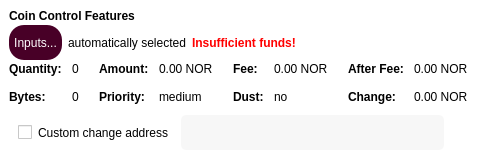
             <widget class="QFrame" name="frameCoinControl">
              <property name="sizePolicy">
               <sizepolicy hsizetype="Expanding" vsizetype="Expanding">
                <horstretch>0</horstretch>
                <verstretch>0</verstretch>
               </sizepolicy>
              </property>
              <property name="maximumSize">
               <size>
                <width>16777215</width>
                <height>16777215</height>
               </size>
              </property>
              <property name="styleSheet">
               <string notr="true">background-color: rgb(255, 255, 255);
border:0;
</string>
              </property>
              <property name="frameShape">
               <enum>QFrame::StyledPanel</enum>
              </property>
              <property name="frameShadow">
               <enum>QFrame::Sunken</enum>
              </property>
              <layout class="QVBoxLayout" name="verticalLayoutCoinControl2">
               <property name="spacing">
                <number>0</number>
               </property>
               <property name="leftMargin">
                <number>9</number>
               </property>
               <property name="topMargin">
                <number>9</number>
               </property>
               <property name="rightMargin">
                <number>9</number>
               </property>
               <property name="bottomMargin">
                <number>9</number>
               </property>
               <item>
                <layout class="QVBoxLayout" name="verticalLayoutCoinControl" stretch="0,0,0,0">
                 <property name="spacing">
                  <number>0</number>
                 </property>
                 <property name="leftMargin">
                  <number>0</number>
                 </property>
                 <property name="topMargin">
                  <number>0</number>
                 </property>
                 <item>
                  <layout class="QHBoxLayout" name="horizontalLayoutCoinControl1">
                   <property name="spacing">
                    <number>0</number>
                   </property>
                   <property name="bottomMargin">
                    <number>2</number>
                   </property>
                   <item>
                    <widget class="QLabel" name="labelCoinControlFeatures">
                     <property name="sizePolicy">
                      <sizepolicy hsizetype="Preferred" vsizetype="Maximum">
                       <horstretch>0</horstretch>
                       <verstretch>0</verstretch>
                      </sizepolicy>
                     </property>
                     <property name="font">
                      <font>
                       <weight>75</weight>
                       <bold>true</bold>
                      </font>
                     </property>
                     <property name="styleSheet">
                      <string notr="true">font-weight:bold;</string>
                     </property>
                     <property name="text">
                      <string>Coin Control Features</string>
                     </property>
                    </widget>
                   </item>
                  </layout>
                 </item>
                 <item>
                  <layout class="QHBoxLayout" name="horizontalLayoutCoinControl2" stretch="0,0,0,0">
                   <property name="spacing">
                    <number>6</number>
                   </property>
                   <property name="bottomMargin">
                    <number>2</number>
                   </property>
                   <item>
                    <widget class="QPushButton" name="pushButtonCoinControl">
                     <property name="minimumSize">
                      <size>
                       <width>0</width>
                       <height>35</height>
                      </size>
                     </property>
                     <property name="maximumSize">
                      <size>
                       <width>100</width>
                       <height>35</height>
                      </size>
                     </property>
                     <property name="styleSheet">
                      <string notr="true">QPushButton {
background-color: #480027;
color: white;
border-radius:15px;
height:35px;
border-width:0px;
padding-left: 5px;
padding-right: 5px;
}

QPushButton:hover {
background-color: #2b001e;
color: white;
border-radius:15px;
height:35px;
border-width:0px;
padding-left: 5px;
padding-right: 5px;
}</string>
                     </property>
                     <property name="text">
                      <string>Inputs...</string>
                     </property>
                     <property name="autoDefault">
                      <bool>false</bool>
                     </property>
                    </widget>
                   </item>
                   <item>
                    <widget class="QLabel" name="labelCoinControlAutomaticallySelected">
                     <property name="text">
                      <string>automatically selected</string>
                     </property>
                     <property name="margin">
                      <number>5</number>
                     </property>
                    </widget>
                   </item>
                   <item>
                    <widget class="QLabel" name="labelCoinControlInsuffFunds">
                     <property name="font">
                      <font>
                       <weight>75</weight>
                       <bold>true</bold>
                      </font>
                     </property>
                     <property name="styleSheet">
                      <string notr="true">color:red;font-weight:bold;</string>
                     </property>
                     <property name="text">
                      <string>Insufficient funds!</string>
                     </property>
                     <property name="margin">
                      <number>5</number>
                     </property>
                    </widget>
                   </item>
                   <item>
                    <spacer name="horizontalSpacerCoinControl">
                     <property name="orientation">
                      <enum>Qt::Horizontal</enum>
                     </property>
                     <property name="sizeHint" stdset="0">
                      <size>
                       <width>40</width>
                       <height>1</height>
                      </size>
                     </property>
                    </spacer>
                   </item>
                  </layout>
                 </item>
                 <item>
                  <widget class="QWidget" name="widgetCoinControl" native="true">
                   <property name="sizePolicy">
                    <sizepolicy hsizetype="Preferred" vsizetype="Preferred">
                     <horstretch>0</horstretch>
                     <verstretch>0</verstretch>
                    </sizepolicy>
                   </property>
                   <property name="minimumSize">
                    <size>
                     <width>0</width>
                     <height>0</height>
                    </size>
                   </property>
                   <property name="styleSheet">
                    <string notr="true"/>
                   </property>
                   <layout class="QHBoxLayout" name="horizontalLayoutCoinControl5">
                    <property name="leftMargin">
                     <number>0</number>
                    </property>
                    <property name="topMargin">
                     <number>0</number>
                    </property>
                    <property name="rightMargin">
                     <number>0</number>
                    </property>
                    <property name="bottomMargin">
                     <number>0</number>
                    </property>
                    <item>
                     <layout class="QHBoxLayout" name="horizontalLayoutCoinControl3" stretch="0,0,0,1">
                      <property name="spacing">
                       <number>20</number>
                      </property>
                      <property name="topMargin">
                       <number>0</number>
                      </property>
                      <property name="bottomMargin">
                       <number>10</number>
                      </property>
                      <item>
                       <layout class="QFormLayout" name="formLayoutCoinControl1">
                        <property name="horizontalSpacing">
                         <number>10</number>
                        </property>
                        <property name="verticalSpacing">
                         <number>14</number>
                        </property>
                        <property name="leftMargin">
                         <number>0</number>
                        </property>
                        <property name="topMargin">
                         <number>0</number>
                        </property>
                        <property name="rightMargin">
                         <number>0</number>
                        </property>
                        <item row="0" column="0">
                         <widget class="QLabel" name="labelCoinControlQuantityText">
                          <property name="font">
                           <font>
                            <weight>75</weight>
                            <bold>true</bold>
                           </font>
                          </property>
                          <property name="text">
                           <string>Quantity:</string>
                          </property>
                          <property name="margin">
                           <number>0</number>
                          </property>
                         </widget>
                        </item>
                        <item row="0" column="1">
                         <widget class="QLabel" name="labelCoinControlQuantity">
                          <property name="cursor">
                           <cursorShape>IBeamCursor</cursorShape>
                          </property>
                          <property name="contextMenuPolicy">
                           <enum>Qt::ActionsContextMenu</enum>
                          </property>
                          <property name="text">
                           <string notr="true">0</string>
                          </property>
                          <property name="margin">
                           <number>0</number>
                          </property>
                          <property name="textInteractionFlags">
                           <set>Qt::LinksAccessibleByMouse|Qt::TextSelectableByKeyboard|Qt::TextSelectableByMouse</set>
                          </property>
                         </widget>
                        </item>
                        <item row="1" column="0">
                         <widget class="QLabel" name="labelCoinControlBytesText">
                          <property name="font">
                           <font>
                            <weight>75</weight>
                            <bold>true</bold>
                           </font>
                          </property>
                          <property name="text">
                           <string>Bytes:</string>
                          </property>
                         </widget>
                        </item>
                        <item row="1" column="1">
                         <widget class="QLabel" name="labelCoinControlBytes">
                          <property name="cursor">
                           <cursorShape>IBeamCursor</cursorShape>
                          </property>
                          <property name="contextMenuPolicy">
                           <enum>Qt::ActionsContextMenu</enum>
                          </property>
                          <property name="text">
                           <string notr="true">0</string>
                          </property>
                          <property name="textInteractionFlags">
                           <set>Qt::LinksAccessibleByMouse|Qt::TextSelectableByKeyboard|Qt::TextSelectableByMouse</set>
                          </property>
                         </widget>
                        </item>
                       </layout>
                      </item>
                      <item>
                       <layout class="QFormLayout" name="formLayoutCoinControl2">
                        <property name="horizontalSpacing">
                         <number>10</number>
                        </property>
                        <property name="verticalSpacing">
                         <number>14</number>
                        </property>
                        <property name="leftMargin">
                         <number>0</number>
                        </property>
                        <property name="topMargin">
                         <number>0</number>
                        </property>
                        <property name="rightMargin">
                         <number>0</number>
                        </property>
                        <item row="0" column="0">
                         <widget class="QLabel" name="labelCoinControlAmountText">
                          <property name="font">
                           <font>
                            <weight>75</weight>
                            <bold>true</bold>
                           </font>
                          </property>
                          <property name="text">
                           <string>Amount:</string>
                          </property>
                          <property name="margin">
                           <number>0</number>
                          </property>
                         </widget>
                        </item>
                        <item row="0" column="1">
                         <widget class="QLabel" name="labelCoinControlAmount">
                          <property name="cursor">
                           <cursorShape>IBeamCursor</cursorShape>
                          </property>
                          <property name="contextMenuPolicy">
                           <enum>Qt::ActionsContextMenu</enum>
                          </property>
                          <property name="text">
                           <string notr="true">0.00 NOR</string>
                          </property>
                          <property name="textInteractionFlags">
                           <set>Qt::LinksAccessibleByMouse|Qt::TextSelectableByKeyboard|Qt::TextSelectableByMouse</set>
                          </property>
                         </widget>
                        </item>
                        <item row="1" column="0">
                         <widget class="QLabel" name="labelCoinControlPriorityText">
                          <property name="font">
                           <font>
                            <weight>75</weight>
                            <bold>true</bold>
                           </font>
                          </property>
                          <property name="text">
                           <string>Priority:</string>
                          </property>
                         </widget>
                        </item>
                        <item row="1" column="1">
                         <widget class="QLabel" name="labelCoinControlPriority">
                          <property name="cursor">
                           <cursorShape>IBeamCursor</cursorShape>
                          </property>
                          <property name="contextMenuPolicy">
                           <enum>Qt::ActionsContextMenu</enum>
                          </property>
                          <property name="text">
                           <string notr="true">medium</string>
                          </property>
                          <property name="textInteractionFlags">
                           <set>Qt::LinksAccessibleByMouse|Qt::TextSelectableByKeyboard|Qt::TextSelectableByMouse</set>
                          </property>
                         </widget>
                        </item>
                       </layout>
                      </item>
                      <item>
                       <layout class="QFormLayout" name="formLayoutCoinControl3">
                        <property name="horizontalSpacing">
                         <number>10</number>
                        </property>
                        <property name="verticalSpacing">
                         <number>14</number>
                        </property>
                        <property name="leftMargin">
                         <number>0</number>
                        </property>
                        <property name="topMargin">
                         <number>0</number>
                        </property>
                        <property name="rightMargin">
                         <number>0</number>
                        </property>
                        <item row="0" column="0">
                         <widget class="QLabel" name="labelCoinControlFeeText">
                          <property name="font">
                           <font>
                            <weight>75</weight>
                            <bold>true</bold>
                           </font>
                          </property>
                          <property name="text">
                           <string>Fee:</string>
                          </property>
                          <property name="margin">
                           <number>0</number>
                          </property>
                         </widget>
                        </item>
                        <item row="0" column="1">
                         <widget class="QLabel" name="labelCoinControlFee">
                          <property name="cursor">
                           <cursorShape>IBeamCursor</cursorShape>
                          </property>
                          <property name="contextMenuPolicy">
                           <enum>Qt::ActionsContextMenu</enum>
                          </property>
                          <property name="text">
                           <string notr="true">0.00 NOR</string>
                          </property>
                          <property name="textInteractionFlags">
                           <set>Qt::LinksAccessibleByMouse|Qt::TextSelectableByKeyboard|Qt::TextSelectableByMouse</set>
                          </property>
                         </widget>
                        </item>
                        <item row="1" column="0">
                         <widget class="QLabel" name="labelCoinControlLowOutputText">
                          <property name="font">
                           <font>
                            <weight>75</weight>
                            <bold>true</bold>
                           </font>
                          </property>
                          <property name="text">
                           <string>Dust:</string>
                          </property>
                         </widget>
                        </item>
                        <item row="1" column="1">
                         <widget class="QLabel" name="labelCoinControlLowOutput">
                          <property name="cursor">
                           <cursorShape>IBeamCursor</cursorShape>
                          </property>
                          <property name="contextMenuPolicy">
                           <enum>Qt::ActionsContextMenu</enum>
                          </property>
                          <property name="text">
                           <string notr="true">no</string>
                          </property>
                          <property name="textInteractionFlags">
                           <set>Qt::LinksAccessibleByMouse|Qt::TextSelectableByKeyboard|Qt::TextSelectableByMouse</set>
                          </property>
                         </widget>
                        </item>
                       </layout>
                      </item>
                      <item>
                       <layout class="QFormLayout" name="formLayoutCoinControl4">
                        <property name="horizontalSpacing">
                         <number>10</number>
                        </property>
                        <property name="verticalSpacing">
                         <number>14</number>
                        </property>
                        <property name="leftMargin">
                         <number>0</number>
                        </property>
                        <property name="topMargin">
                         <number>0</number>
                        </property>
                        <property name="rightMargin">
                         <number>0</number>
                        </property>
                        <item row="0" column="0">
                         <widget class="QLabel" name="labelCoinControlAfterFeeText">
                          <property name="font">
                           <font>
                            <weight>75</weight>
                            <bold>true</bold>
                           </font>
                          </property>
                          <property name="text">
                           <string>After Fee:</string>
                          </property>
                          <property name="margin">
                           <number>0</number>
                          </property>
                         </widget>
                        </item>
                        <item row="0" column="1">
                         <widget class="QLabel" name="labelCoinControlAfterFee">
                          <property name="cursor">
                           <cursorShape>IBeamCursor</cursorShape>
                          </property>
                          <property name="contextMenuPolicy">
                           <enum>Qt::ActionsContextMenu</enum>
                          </property>
                          <property name="text">
                           <string notr="true">0.00 NOR</string>
                          </property>
                          <property name="textInteractionFlags">
                           <set>Qt::LinksAccessibleByMouse|Qt::TextSelectableByKeyboard|Qt::TextSelectableByMouse</set>
                          </property>
                         </widget>
                        </item>
                        <item row="1" column="0">
                         <widget class="QLabel" name="labelCoinControlChangeText">
                          <property name="font">
                           <font>
                            <weight>75</weight>
                            <bold>true</bold>
                           </font>
                          </property>
                          <property name="text">
                           <string>Change:</string>
                          </property>
                         </widget>
                        </item>
                        <item row="1" column="1">
                         <widget class="QLabel" name="labelCoinControlChange">
                          <property name="cursor">
                           <cursorShape>IBeamCursor</cursorShape>
                          </property>
                          <property name="contextMenuPolicy">
                           <enum>Qt::ActionsContextMenu</enum>
                          </property>
                          <property name="text">
                           <string notr="true">0.00 NOR</string>
                          </property>
                          <property name="textInteractionFlags">
                           <set>Qt::LinksAccessibleByMouse|Qt::TextSelectableByKeyboard|Qt::TextSelectableByMouse</set>
                          </property>
                         </widget>
                        </item>
                       </layout>
                      </item>
                     </layout>
                    </item>
                   </layout>
                  </widget>
                 </item>
                 <item>
                  <widget class="QWidget" name="coinControlChange" native="true">
                   <layout class="QHBoxLayout" name="horizontalLayoutCoinControl4" stretch="0,0,0">
                    <property name="spacing">
                     <number>12</number>
                    </property>
                    <property name="sizeConstraint">
                     <enum>QLayout::SetDefaultConstraint</enum>
                    </property>
                    <property name="topMargin">
                     <number>1</number>
                    </property>
                    <property name="rightMargin">
                     <number>5</number>
                    </property>
                    <item>
                     <widget class="QCheckBox" name="checkBoxCoinControlChange">
                      <property name="toolTip">
                       <string>If this is activated, but the change address is empty or invalid, change will be sent to a newly generated address.</string>
                      </property>
                      <property name="text">
                       <string>Custom change address</string>
                      </property>
                     </widget>
                    </item>
                    <item>
                     <widget class="QValidatedLineEdit" name="lineEditCoinControlChange">
                      <property name="enabled">
                       <bool>false</bool>
                      </property>
                      <property name="sizePolicy">
                       <sizepolicy hsizetype="Expanding" vsizetype="Fixed">
                        <horstretch>0</horstretch>
                        <verstretch>0</verstretch>
                       </sizepolicy>
                      </property>
                      <property name="minimumSize">
                       <size>
                        <width>0</width>
                        <height>35</height>
                       </size>
                      </property>
                      <property name="maximumSize">
                       <size>
                        <width>16777215</width>
                        <height>35</height>
                       </size>
                      </property>
                      <property name="styleSheet">
                       <string notr="true">background-color:rgba(247, 247, 247, 250);
color:black;
border-radius:5px;
border-style:solid;
border-color:gray;
border-width:thin;
padding-left: 10;
</string>
                      </property>
                     </widget>
                    </item>
                    <item>
                     <widget class="QLabel" name="labelCoinControlChangeLabel">
                      <property name="sizePolicy">
                       <sizepolicy hsizetype="Preferred" vsizetype="Expanding">
                        <horstretch>0</horstretch>
                        <verstretch>0</verstretch>
                       </sizepolicy>
                      </property>
                      <property name="minimumSize">
                       <size>
                        <width>0</width>
                        <height>0</height>
                       </size>
                      </property>
                      <property name="text">
                       <string/>
                      </property>
                      <property name="margin">
                       <number>3</number>
                      </property>
                     </widget>
                    </item>
                   </layout>
                  </widget>
                 </item>
                </layout>
               </item>
              </layout>
             </widget>
